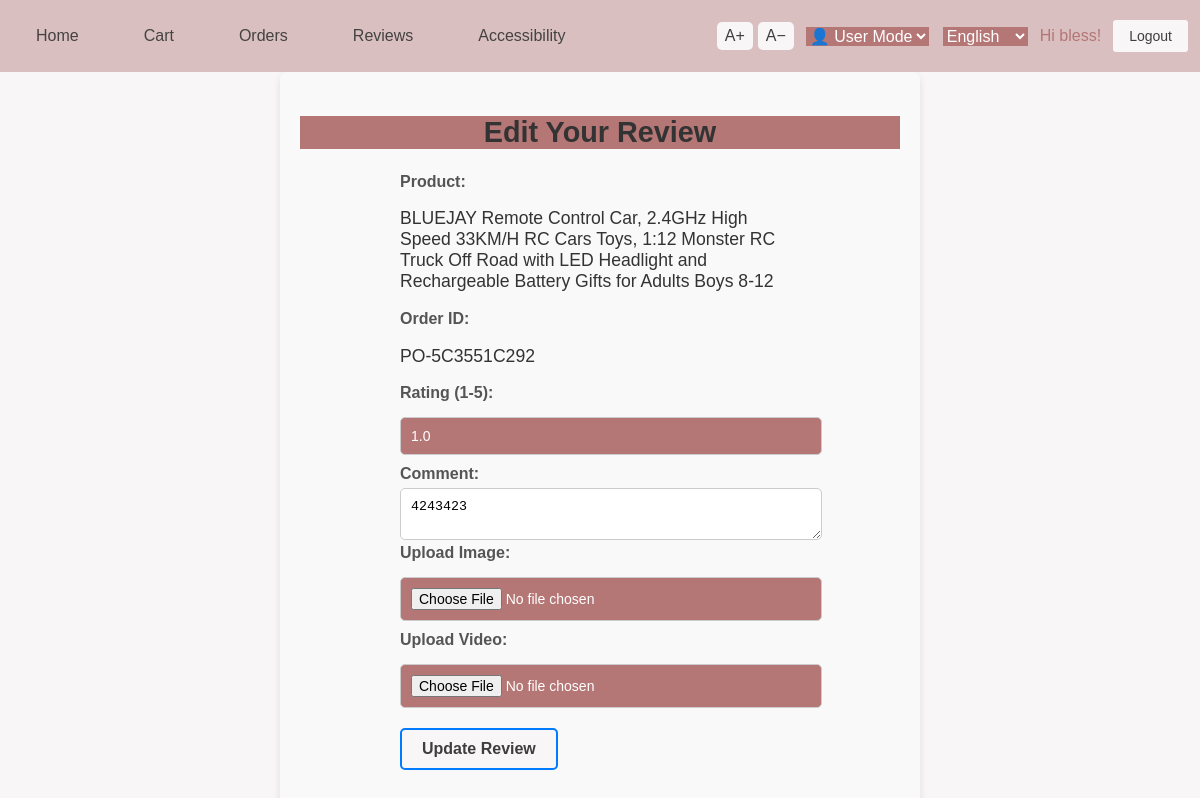
Page /reviews/edit_review/18/ (signed in) on the committed database.
### ecommerce/models.py (models this page shows, shortened)
class Product(models.Model):
    STATUS_CHOICES = [
        ('stock', _('Stock')),
        ('out_of_stock', _('Out of Stock')),
    ]
    PRODUCT_TYPE_CHOICES = [
        ('tangible', _('Tangible')),
        ('virtual', _('Virtual')),
    ]
    product_id = models.UUIDField(primary_key=True, default=uuid.uuid4, help_text=_('Unique ID for this product across whole shopping mall'))
    product_name = models.CharField(max_length=300, default="", verbose_name=_("Product Name"))
    price = models.DecimalField(max_digits=10, decimal_places=2, default=0.0)
    is_active = models.BooleanField(default=True)
    description = models.TextField(default="", verbose_name=_("Description"))
    thumbnail_image = models.ImageField(upload_to='product_thumbnails/')
    vendor = models.ForeignKey('vendor.Vendor', on_delete=models.CASCADE, related_name='products', default=1)
    stock_quantity = models.PositiveIntegerField(default=0)
    min_age = models.PositiveIntegerField(default=0, help_text=_("Minimum age suitable for the product"))
    max_age = models.PositiveIntegerField(default=0, help_text=_("Maximum age suitable for the product"))
    product_type = models.CharField(max_length=10, choices=PRODUCT_TYPE_CHOICES, default='tangible', verbose_name=_("Product Type"))
    warnings = models.TextField(blank=True, default="", help_text=_("Warnings or safety notes related to the product"))
    materials = models.CharField(max_length=255, blank=True, default="", help_text=_("Comma-separated list of materials"))
    safety_score = models.DecimalField(max_digits=5, decimal_places=2, null=True, blank=True)
    safety_issues = models.JSONField(default=list)  # Store issues like 'small_parts', 'sharp_edges', etc.
    sharpness_category_score = models.PositiveIntegerField(default=0, help_text=_("Sharpness category score (1=Dull, 3=Medium, 5=Sharp)"))
    vhd_score = models.DecimalField(max_digits=5, decimal_places=2, null=True, blank=True, help_text=_("Visual Hazard Detection score"))

### shoppingcart/models.py (models this page shows, shortened)
class Order(models.Model):
    STATUS_CHOICES_TANGIBLE = [
        ('pending', 'Pending'),
        ('shipped', 'Shipped'),
        ('cancelled', 'Cancelled'),
        ('hold', 'Hold'),
        ('delivered', 'Delivered')
    ]
    STATUS_CHOICES_VIRTUAL = [
        ('pending', 'Pending'),
        ('ticket-issued', 'Ticket Issued'),
        ('complete', 'Complete'),
        ('refunded', 'Refunded'),
    ]
    po_number = models.CharField(max_length=20, unique=True, editable=False, default='', null=True, blank=True)
    customer = models.ForeignKey(User, on_delete=models.CASCADE, related_name='customer_orders', default=1)
    total_amount = models.DecimalField(max_digits=10, decimal_places=2, default=0.00)
    purchase_date = models.DateTimeField(default=timezone.now)
    status = models.CharField(max_length=20, choices=STATUS_CHOICES_TANGIBLE, default='pending')
    shipping_address = models.TextField()
    shipment_date = models.DateTimeField(null=True, blank=True)
    cancel_date = models.DateTimeField(null=True, blank=True)
    ticket_issue_date = models.DateTimeField(null=True, blank=True)
    refund_date = models.DateTimeField(null=True, blank=True)
    hold_date = models.DateTimeField(null=True, blank=True)
    complete_date = models.DateTimeField(null=True, blank=True)
    pending_date = models.DateTimeField(null=True, blank=True)
    delivered_date = models.DateTimeField(null=True, blank=True)
    user = models.ForeignKey(settings.AUTH_USER_MODEL, on_delete=models.CASCADE, related_name='orders', null=True, blank=True)

### review/models.py (models this page shows, shortened)
class Review(models.Model):
    user = models.ForeignKey(User, on_delete=models.CASCADE)
    product = models.ForeignKey(Product, on_delete=models.CASCADE, related_name='reviews')
    order = models.ForeignKey(Order, on_delete=models.CASCADE)
    rating = models.DecimalField(max_digits=3, decimal_places=1)
    comment = models.TextField()
    created_at = models.DateTimeField(auto_now_add=True)
    image = models.ImageField(upload_to='review_images/', blank=True, null=True)
    video = models.FileField(upload_to='review_videos/', blank=True, null=True)
    last_edited = models.DateTimeField(null=True, blank=True)
    vendor_response = models.TextField(blank=True, null=True)

### review/views.py (the view)
# urls.py: path('edit_review/<int:review_id>/', views.edit_review, name='edit_review'),
@login_required
def edit_review(request, review_id):
    review = get_object_or_404(Review, id=review_id, user=request.user)
    if request.method == "POST":
        form = ReviewForm(request.POST, request.FILES, instance=review)
        if form.is_valid():
            updated_review = form.save(commit=False)
            updated_review.save()  # Offensive language will be censored automatically in the save method.
            messages.success(request, "Review updated successfully!")
            return redirect("my_reviews")
    else:
        form = ReviewForm(instance=review)
    return render(request, "review/edit_review.html", {"form": form, "product": review.product, "order": review.order})

### review/forms.py
class ReviewForm(forms.ModelForm):
    class Meta:
        model = Review
        fields = ['rating', 'comment', 'image', 'video']
        widgets = {
            'rating': forms.NumberInput(attrs={
                'min': 1,
                'max': 5,
                'step': 0.1,  # Allow more precise decimal input
                'class': 'form-control rating-input'
            }),
            'comment': forms.Textarea(attrs={
                'class': 'form-control',
                'rows': 3,
                'placeholder': "Write your review here..."
            }),
            'image': forms.FileInput(attrs={'class': 'form-control'}),
            'video': forms.FileInput(attrs={'class': 'form-control'}),
        }

### ecommerce/context_processors.py (called while the page is built)
def currency_context(request):
    lang = request.LANGUAGE_CODE
    config = settings.LANGUAGE_CURRENCY_MAP.get(lang, {'symbol': '¥', 'rate': 1})
    return {
        'currency_symbol': config['symbol'],
        'currency_rate': config['rate'],
    }

### templates/review/edit_review.html (shortened to what this page needs)
{% extends "base.html" %}
{% load i18n %}
{% block content %}
<div class="container mt-5">
    <div class="edit-review-container">
        <h2 class="text-center mb-4">{% trans "Edit Your Review" %}</h2>
        <form method="post" enctype="multipart/form-data">
            <div class="mb-3">
                <label class="form-label">{% trans "Product:" %}</label>
                <p class="fw-bold">{{ product.product_name }}</p>
            </div>
            <div class="mb-3">
                <label class="form-label">{% trans "Order ID:" %}</label>
                <p class="fw-bold">{{ order.po_number }}</p>
            </div>
            <div class="mb-3">
                <label class="form-label">{% trans "Rating (1-5):" %}</label>
                <input type="number" step="0.1" name="rating" min="1" max="5" class="form-control" value="{{ form.rating.value|default:1 }}">
            </div>
            <div class="mb-3">
                <label class="form-label">{% trans "Comment:" %}</label>
                <textarea name="comment" class="form-control" placeholder="{% trans 'Write your review here...' %}">{{ form.comment.value|default_if_none:'' }}</textarea>
            </div>
            <div class="mb-3">
                <label class="form-label">{% trans "Upload Image:" %}</label>
                <input type="file" name="image" class="form-control">
            </div>
            <div class="mb-3">
                <label class="form-label">{% trans "Upload Video:" %}</label>
                <input type="file" name="video" class="form-control">
            </div>
            <div class="text-center">
                <button type="submit" class="btn btn-primary w-50">{% trans "Update Review" %}</button>
            </div>
        </form>
    </div>
</div>
{% endblock %}

### templates/base.html (shortened to what this page needs)
<!DOCTYPE html>
<html lang="{{ LANGUAGE_CODE }}">
<head>
    {% load static i18n %}
    {% load i18n currency_filters %}
    <link rel="stylesheet" href="{% static 'css/base.css' %}">
    <link rel="stylesheet" href="https://cdnjs.cloudflare.com/ajax/libs/font-awesome/5.15.4/css/all.min.css">
</head>
<body>
    <nav id="menu" class="nav-container" role="navigation" aria-label="{% trans 'Main Navigation' %}">
        <ul>
            <li><a href="{% url 'home' %}">{% trans "Home" %}</a></li>
            {% if user.is_authenticated %}
                <li><a href="{% url 'shopping_cart' %}">{% trans "Cart" %}</a></li>
                <li><a href="{% url 'order_list' %}">{% trans "Orders" %}</a></li>
                <li><a href="{% url 'my_reviews' %}">{% trans "Reviews" %}</a></li>
                <li><a href="#" id="accessibility-btn">{% trans "Accessibility" %}</a></li>
            {% endif %}
        </ul>
        <div class="nav-right-group">
            <div class="font-size-controls" role="group" aria-label="{% trans 'Font Size Controls' %}">
                <button type="button" class="mobility-btn" onclick="increaseFontSize()" aria-label="{% trans 'Increase font size' %}">A+</button>
                <button type="button" class="mobility-btn" onclick="decreaseFontSize()" aria-label="{% trans 'Decrease font size' %}">A−</button>
            </div>
            <select id="user-profile-select" class="mobility-control" onchange="handleProfileSelect(this.value)" aria-label="{% trans 'Choose Accessibility Mode' %}">
                <option value="" disabled selected hidden>{% trans "👤 User Mode" %}</option>
            </select>
            <form method="post" action="{% url 'set_language' %}">
                <select id="language-select" name="language" class="mobility-control" onchange="this.form.submit()" aria-label="{% trans 'Language selection' %}">
                    <option value="en" {% if LANGUAGE_CODE == 'en' %}selected{% endif %}>English</option>
                </select>
            </form>
            {% if request.user.is_authenticated %}
            <p class="user-name">{% trans "Hi" %} {{ user.username }}!</p>
            <form action="{% url 'logout' %}" method="post">
                <button type="submit" class="mobility-btn" aria-label="{% trans 'Logout' %}">{% trans "Logout" %}</button>
            </form>
            {% endif %}
        </div>
    </nav>
    <main id="content-wrapper" role="main" aria-label="{% trans 'Page Content' %}">
        {% block content %}{% endblock content %}
    </main>
</body>

### static/css/base.css (style rules this page uses)
:root { --bg-color: #F9F6F7; --text-color: #3E3E3E; --button-bg: #b57676; --button-text: #FFFFFF; --border-color: #D9BFBF; --link-color: #180d0d; --hover-bg: #a75b5b; --hover-text: #FFFFFF; }
body { cursor: auto; font-family: Arial, Helvetica, sans-serif; font-size: 1rem; color: var(--text-color) !important; margin: 0; padding: 0; box-sizing: border-box; transform-origin: top left; width: auto; min-width: 100vw; background-color: var(--bg-color, #ffffff); }
select, option { font-size: inherit !important; }
form { max-width: 400px; margin: 20px auto; padding: auto; background-color: transparent; border-radius: 8px; }
input, button { padding: 10px; margin-top: 10px; margin-bottom: 10px; border: 1px solid #ccc; border-radius: 5px; font-size: 0.875rem; padding: 0.5rem 1rem; }
button { background-color: #004c99; color: white; border: none; cursor: pointer; transition: background-color 0.3s ease; }
#menu, .product-info, button, body { background-color: var(--bg-color) !important; color: var(--text-color) !important; }
#menu { background-color: var(--border-color) !important; color: var(--button-bg) !important; overflow: hidden; margin: 0; display: flex; justify-content: space-between; align-items: center; padding: 10px 20px; height: auto; flex-wrap: nowrap; width: 100%; position: fixed; top: 0px; z-index: 1000; }
#menu ul { list-style: none; margin: 0; padding: 0; display: flex; align-items: center; flex-wrap: nowrap; gap: 8px; }
#menu ul li { margin-right: 15px; display: flex; align-items: center; height: 100%; }
#menu ul a { text-decoration: none; color: #454242; height: 36px; padding: 8px 16px; transition: background-color 0.3s ease; border-radius: 5px; display: flex; align-items: center; }
.nav-container { display: flex; align-items: center; justify-content: space-between; flex-wrap: nowrap; width: 100%; overflow: hidden; max-height: 60px; }
.nav-container select { margin-right: 25px; }
.nav-container a, .nav-container button { margin-right: 10px; }
html { overflow-x: auto; overflow-y: auto; width: 100%; min-width: 100vw; }
body { background-color: var(--bg-color); color: var(--text-color); }
button { background-color: var(--button-bg); color: var(--button-text); border: 1px solid var(--border-color); }
a { color: var(--text-color); }
button, input, select { background-color: var(--button-bg); color: var(--button-text); border: 2px solid var(--border-color); }
[data-theme] #menu, .product-info, button, body { background-color: var(--bg-color) !important; color: var(--text-color) !important; }
#menu { background-color: var(--button-bg); color: var(--button-text); }
body { min-height: 100vh; }
h2, h3 { text-align: center; background-color: var(--button-bg); }
.nav-right-group { display: flex; align-items: center; justify-content: flex-end; gap: 10px; margin-left: auto; flex-wrap: nowrap; margin-right: 30px; }
.nav-right-group select, .nav-right-group form, .nav-right-group .font-size-controls, .nav-right-group p, .nav-right-group button { margin: 0; white-space: nowrap; }
#menu ul li a#accessibility-btn { display: flex; align-items: center; justify-content: center; height: 36px; padding: 8px 16px; font-size: 1rem; line-height: 1; vertical-align: middle; border-radius: 5px; }

### templates/base.html (style rules this page uses)
.nav-container { display: flex; align-items: center; justify-content: space-between; width: 100%; }
.font-size-controls { display: flex; gap: 5px; margin-left: 10px; }
.font-size-controls button { padding: 5px 8px; font-size: 1rem; background-color: #28a745; color: white; border: none; border-radius: 5px; cursor: pointer; }

### templates/review/edit_review.html (style rules this page uses)
.edit-review-container { max-width: 600px; margin: 0 auto; background-color: #f9f9f9; border-radius: 8px; box-shadow: 0 4px 8px rgba(0, 0, 0, 0.1); padding: 20px; }
.edit-review-container h2 { font-size: 1.8rem; font-weight: bold; color: #333; }
.edit-review-container label { font-weight: bold; color: #555; }
.edit-review-container .form-control { border-radius: 5px; border: 1px solid #ccc; padding: 10px; width: 100%; }
.edit-review-container .btn-primary { background-color: #007bff; border-color: #007bff; padding: 10px 20px; font-size: 1rem; font-weight: bold; border-radius: 5px; }
.edit-review-container .fw-bold { font-size: 1.1rem; color: #333; }
.edit-review-container .form-label { margin-bottom: 5px; display: block; }

### rows in the picture
Product: product_name "BLUEJAY Remote Control Car, 2.4GHz High Speed 33KM/H RC Cars Toys, 1:12 Monster RC Truck Off Road with LED Headlight and Rechargeable Battery Gifts for Adults Boys 8-12"
Order: po_number "PO-5C3551C292"
Review: rating "1.0", comment "4243423"

### other values in the picture
{{ user.username }} "bless"
